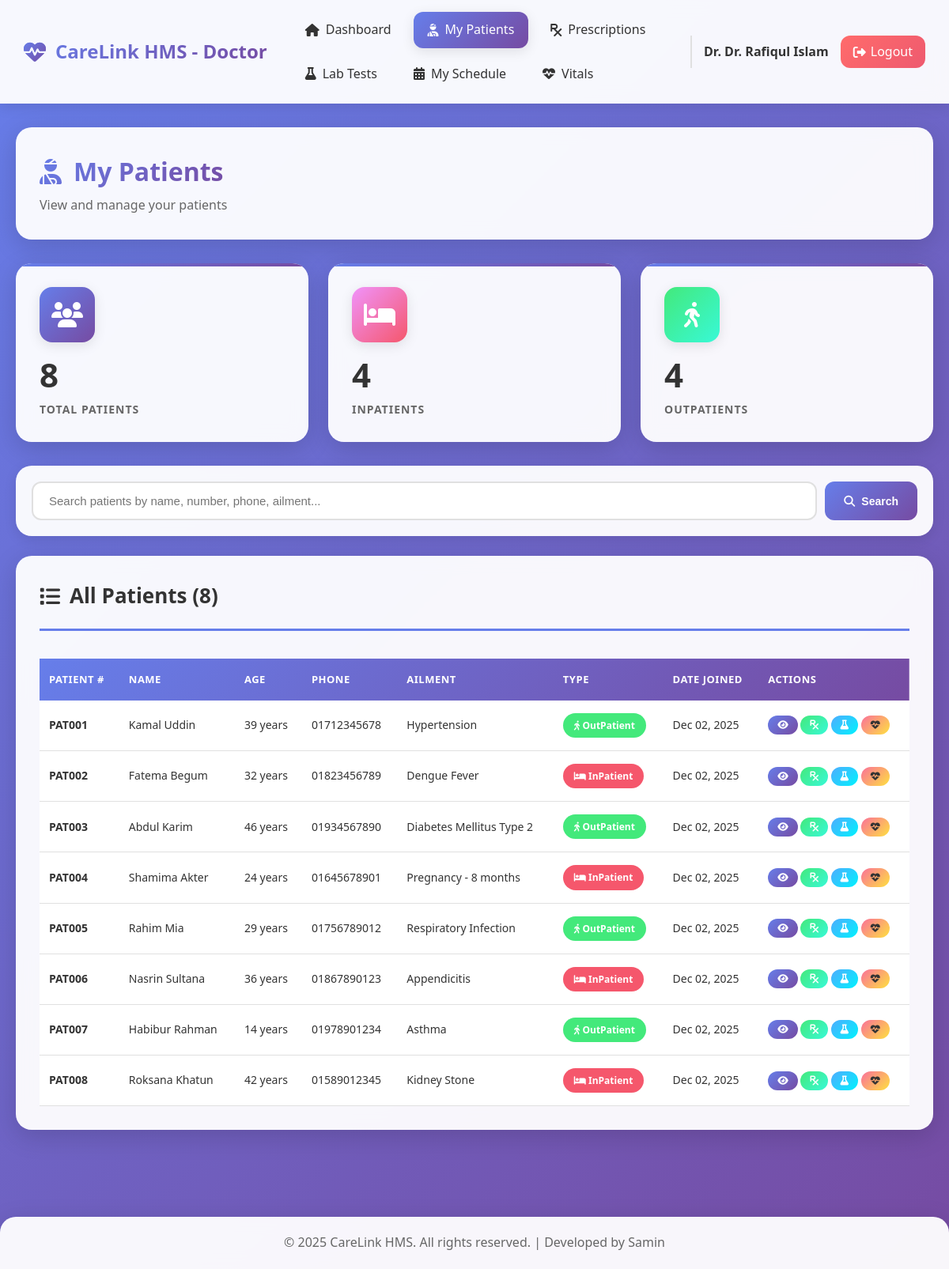
Page /backend/doctor/my_patients.php (signed in) on the committed database.
### tables this page shows
CREATE TABLE `his_patients` (
  `pat_id` int(11) NOT NULL,
  `pat_fname` varchar(200) DEFAULT NULL,
  `pat_lname` varchar(200) DEFAULT NULL,
  `pat_dob` varchar(200) DEFAULT NULL,
  `pat_age` varchar(200) DEFAULT NULL,
  `pat_number` varchar(200) DEFAULT NULL,
  `pat_addr` varchar(200) DEFAULT NULL,
  `pat_phone` varchar(200) DEFAULT NULL,
  `pat_type` varchar(200) DEFAULT NULL,
  `pat_date_joined` timestamp(6) NOT NULL DEFAULT current_timestamp(6) ON UPDATE current_timestamp(6),
  `pat_ailment` varchar(200) DEFAULT NULL,
  `pat_discharge_status` varchar(200) DEFAULT NULL,
  `created_at` timestamp NOT NULL DEFAULT current_timestamp(),
  `updated_at` timestamp NOT NULL DEFAULT current_timestamp() ON UPDATE current_timestamp()
);

### backend/doctor/my_patients.php (the view, shortened to what this page needs)
<?php
require_once '../includes/doctor_header.php';
require_once '../includes/doctor_navbar.php';
$patients = mysqli_query($conn, "SELECT * FROM his_patients ORDER BY pat_date_joined DESC");
$total_patients = mysqli_query($conn, "SELECT COUNT(*) as count FROM his_patients");
$total = mysqli_fetch_assoc($total_patients)['count'];
$inpatients = mysqli_query($conn, "SELECT COUNT(*) as count FROM his_patients WHERE pat_type = 'InPatient'");
$inpatient_count = mysqli_fetch_assoc($inpatients)['count'];
$outpatients = mysqli_query($conn, "SELECT COUNT(*) as count FROM his_patients WHERE pat_type = 'OutPatient'");
$outpatient_count = mysqli_fetch_assoc($outpatients)['count'];
?>
<div class="container">
    <div class="page-header">
        <div>
            <h1><i class="fas fa-user-injured"></i> My Patients</h1>
            <p>View and manage your patients</p>
        </div>
    </div>
    <div class="stats-grid" style="margin-bottom: 30px;">
        <div class="stat-card">
            <div class="stat-icon" style="background: linear-gradient(135deg, #667eea, #764ba2);">
                <i class="fas fa-users"></i>
            </div>
            <div class="stat-value"><?php echo $total; ?></div>
            <div class="stat-label">Total Patients</div>
        </div>
        <div class="stat-card">
            <div class="stat-icon" style="background: linear-gradient(135deg, #f093fb, #f5576c);">
                <i class="fas fa-bed"></i>
            </div>
            <div class="stat-value"><?php echo $inpatient_count; ?></div>
            <div class="stat-label">InPatients</div>
        </div>
        <div class="stat-card">
            <div class="stat-icon" style="background: linear-gradient(135deg, #43e97b, #38f9d7);">
                <i class="fas fa-walking"></i>
            </div>
            <div class="stat-value"><?php echo $outpatient_count; ?></div>
            <div class="stat-label">OutPatients</div>
        </div>
    </div>
    <div class="search-bar">
        <form method="GET" action="">
            <input type="text" name="search" placeholder="Search patients by name, number, phone, ailment..."
                   value="<?php echo isset($_GET['search']) ? htmlspecialchars($_GET['search']) : ''; ?>">
            <button type="submit" class="btn btn-primary"><i class="fas fa-search"></i> Search</button>
        </form>
    </div>
    <div class="content-card">
        <div class="card-header">
            <h2><i class="fas fa-list"></i> All Patients (<?php echo mysqli_num_rows($patients); ?>)</h2>
        </div>
        <div class="table-responsive">
            <table class="data-table">
                <thead>
                    <tr>
                        <th>Patient #</th>
                        <th>Name</th>
                        <th>Age</th>
                        <th>Phone</th>
                        <th>Ailment</th>
                        <th>Type</th>
                        <th>Date Joined</th>
                        <th>Actions</th>
                    </tr>
                </thead>
                <tbody>
                    <?php if(mysqli_num_rows($patients) > 0): ?>
                        <?php while ($patient = mysqli_fetch_assoc($patients)): ?>
                        <tr>
                            <td><strong><?php echo $patient['pat_number']; ?></strong></td>
                            <td><?php echo $patient['pat_fname'] . ' ' . $patient['pat_lname']; ?></td>
                            <td><?php echo $patient['pat_age']; ?> years</td>
                            <td><?php echo $patient['pat_phone']; ?></td>
                            <td><?php echo $patient['pat_ailment']; ?></td>
                            <td>
                                <span class="badge badge-<?php echo $patient['pat_type'] == 'InPatient' ? 'danger' : 'success'; ?>">
                                    <i class="fas fa-<?php echo $patient['pat_type'] == 'InPatient' ? 'bed' : 'walking'; ?>"></i>
                                    <?php echo $patient['pat_type']; ?>
                                </span>
                            </td>
                            <td><?php echo date('M d, Y', strtotime($patient['pat_date_joined'])); ?></td>
                            <td>
                                <a href="view_patient.php?id=<?php echo $patient['pat_id']; ?>" class="btn btn-sm btn-primary" title="View Details">
                                    <i class="fas fa-eye"></i>
                                </a>
                                <a href="add_prescription.php?pat=<?php echo $patient['pat_number']; ?>" class="btn btn-sm btn-success" title="Write Prescription">
                                    <i class="fas fa-prescription"></i>
                                </a>
                                <a href="add_lab_test.php?pat=<?php echo $patient['pat_number']; ?>" class="btn btn-sm btn-info" title="Order Lab Test">
                                    <i class="fas fa-flask"></i>
                                </a>
                                <a href="patient_vitals.php?pat=<?php echo $patient['pat_number']; ?>" class="btn btn-sm btn-warning" title="View Vitals">
                                    <i class="fas fa-heartbeat"></i>
                                </a>
                            </td>
                        </tr>
                        <?php endwhile; ?>
                    <?php endif; ?>
                </tbody>
            </table>
        </div>
    </div>
</div>
<?php require_once '../includes/footer.php'; ?>

### rows in the picture
his_patients: pat_number "PAT001", pat_fname "Kamal", pat_lname "Uddin", pat_age "39", pat_phone "01712345678", pat_ailment "Hypertension", pat_type "OutPatient", pat_date_joined "Dec 02, 2025"
his_patients: pat_number "PAT002", pat_fname "Fatema", pat_lname "Begum", pat_age "32", pat_phone "01823456789", pat_ailment "Dengue Fever", pat_type "InPatient", pat_date_joined "Dec 02, 2025"
his_patients: pat_number "PAT003", pat_fname "Abdul", pat_lname "Karim", pat_age "46", pat_phone "01934567890", pat_ailment "Diabetes Mellitus Type 2", pat_type "OutPatient", pat_date_joined "Dec 02, 2025"
his_patients: pat_number "PAT004", pat_fname "Shamima", pat_lname "Akter", pat_age "24", pat_phone "01645678901", pat_ailment "Pregnancy - 8 months", pat_type "InPatient", pat_date_joined "Dec 02, 2025"
his_patients: pat_number "PAT005", pat_fname "Rahim", pat_lname "Mia", pat_age "29", pat_phone "01756789012", pat_ailment "Respiratory Infection", pat_type "OutPatient", pat_date_joined "Dec 02, 2025"
his_patients: pat_number "PAT006", pat_fname "Nasrin", pat_lname "Sultana", pat_age "36", pat_phone "01867890123", pat_ailment "Appendicitis", pat_type "InPatient", pat_date_joined "Dec 02, 2025"
his_patients: pat_number "PAT007", pat_fname "Habibur", pat_lname "Rahman", pat_age "14", pat_phone "01978901234", pat_ailment "Asthma", pat_type "OutPatient", pat_date_joined "Dec 02, 2025"
his_patients: pat_number "PAT008", pat_fname "Roksana", pat_lname "Khatun", pat_age "42", pat_phone "01589012345", pat_ailment "Kidney Stone", pat_type "InPatient", pat_date_joined "Dec 02, 2025"

### other values in the picture
$_SESSION['doctor_name'] "Dr. Rafiqul Islam"
$total "8"
$inpatient_count "4"
$outpatient_count "4"
mysqli_num_rows($patients) "8"
